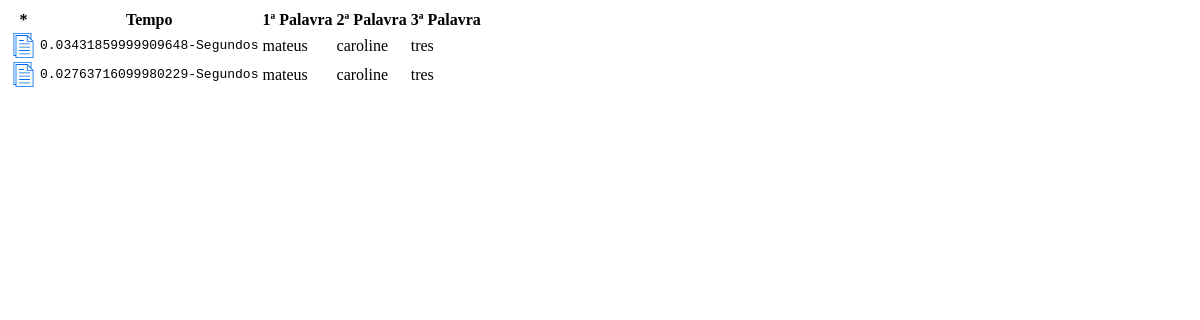
Before: /relats with the older database file.
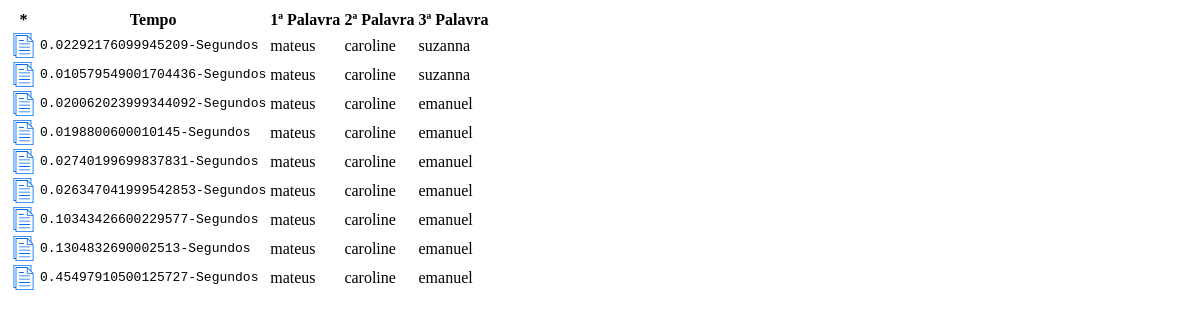
After: the same page with the newer database file.
### tables this page shows
CREATE TABLE relats (id integer primary key autoincrement, sec TEXT not null, pal1 TEXT not null, pal2 TEXT not null, pal3 TEXT not null);

### app.py (the view)
@app.route('/relats')
def relats():
    cur = get_dbase().cursor()
    res = cur.execute("select * from relats")
    time.sleep(1)
    return render_template('relats.html', nodes=res)

### app.py (called while the page is built)
def get_dbase():
    db = getattr(g, '_database', None)
    if db is None:
        db = g._database = sqlite3.connect(DATABASE)
    return db

@app.teardown_appcontext
def close_connection(exception):
    db = getattr(g, '_database', None)
    if db is not None:
        db.close()

### templates/relats.html
<div id="main" class="media text-muted pt-3">
    <p class="media-body pb-3 mb-0 small lh-125  border-gray">
        <table class="table table-hover">
            <thead>
                <tr>
                    <th scope="col">*</th>
                    <th scope="col">Tempo</th>
                    <th scope="col">1ª Palavra</th>
                    <th scope="col">2ª Palavra</th>
                    <th scope="col">3ª Palavra</th>
                </tr>
            </thead>
            <tbody>
                {% for line in nodes %}
                <tr>
                    <th scope="row">
                        <img width="25px" src="static/img/file.svg">
                    </th>
                    <td><code>{{ line[1] }}</code></td>
                    <td>{{ line[2] }}</td>
                    <td>{{ line[3] }}</td>
                    <td>{{ line[4] }}</td>
                </tr>
                {% endfor %}
            </tbody>
        </table>
    </p>
</div>

Changed rows visible on the page:
changed relats: sec "0.03431859999909648-Segundos" → "0.02292176099945209-Segundos"; pal3 "tres" → "suzanna"
changed relats: sec "0.02763716099980229-Segundos" → "0.010579549001704436-Segundos"; pal3 "tres" → "suzanna"
added relats: sec "0.020062023999344092-Segundos", pal1 "mateus", pal2 "caroline", pal3 "emanuel"
added relats: sec "0.0198800600010145-Segundos", pal1 "mateus", pal2 "caroline", pal3 "emanuel"
added relats: sec "0.02740199699837831-Segundos", pal1 "mateus", pal2 "caroline", pal3 "emanuel"
added relats: sec "0.026347041999542853-Segundos", pal1 "mateus", pal2 "caroline", pal3 "emanuel"
added relats: sec "0.10343426600229577-Segundos", pal1 "mateus", pal2 "caroline", pal3 "emanuel"
added relats: sec "0.1304832690002513-Segundos", pal1 "mateus", pal2 "caroline", pal3 "emanuel"
added relats: sec "0.45497910500125727-Segundos", pal1 "mateus", pal2 "caroline", pal3 "emanuel"
